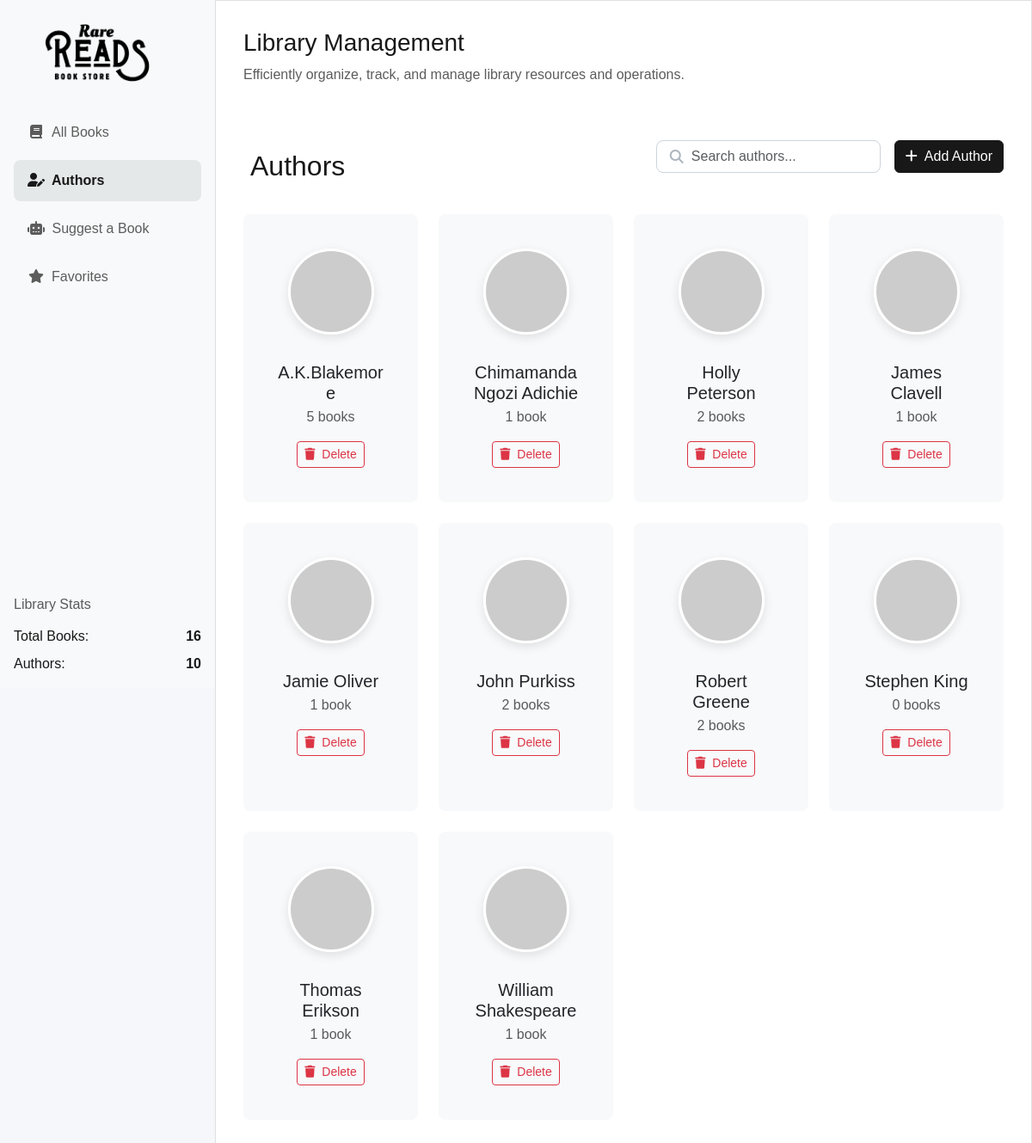
The app's page /authors, older data.
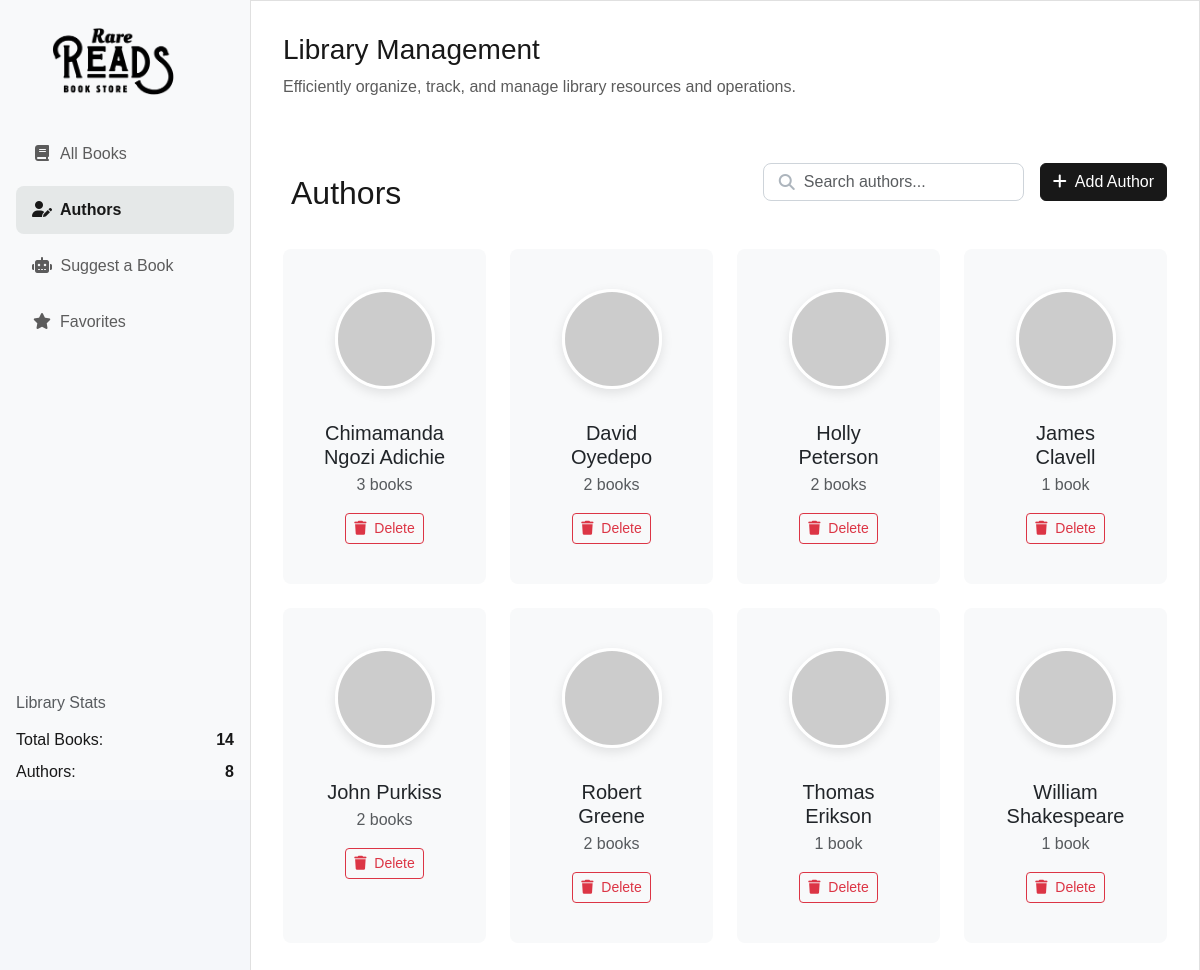
The same page, newer data.
### data_models.py (models this page shows, shortened)
class Author(db.Model):
    __tablename__ = 'authors'
    id = db.Column(db.Integer, primary_key=True, autoincrement=True)
    name = db.Column(db.String(100), nullable=False)
    birth_date = db.Column(db.Date, nullable=False)
    date_of_death = db.Column(db.Date, nullable=True)
    books = db.relationship('Book', backref='author', cascade='all, delete-orphan', lazy=True)

### app.py (the view)
@app.route('/authors')
def list_authors():
    page = request.args.get('page', 1, type=int)
    search_query = request.args.get('search', '').strip()
    query = db.select(Author)
    if search_query:
        like_pattern = f"%{search_query}%"
        query = query.filter(Author.name.ilike(like_pattern))
    query = query.order_by(Author.name)
    pagination = db.paginate(query, page=page, per_page=12)
    authors_page = pagination.items
    authors_with_counts = []
    for author in authors_page:
        book_count = len(author.books)
        authors_with_counts.append({
            "id": author.id,
            "name": author.name,
            "book_count": book_count,
            "birth_date": author.birth_date,
            "date_of_death": author.date_of_death
        })
    no_results = search_query and not authors_with_counts
    return render_template(
        'authors.html',
        authors=authors_with_counts,
        pagination=pagination,
        search=search_query,
        no_results=no_results
    )

### app.py (called while the page is built)
@app.context_processor
def inject_current_year():
    return {'current_year': datetime.now().year}

@app.context_processor
def inject_counts():
    return {
        'total_books_count': Book.query.count(),
        'total_authors_count': Author.query.count()
    }

### templates/authors.html (shortened to what this page needs)
{% extends "base.html" %}
{% block content %}
            <div class="d-flex justify-content-between align-items-center mb-4">
                <h2 class="mb-0">
                    Authors
                </h2>
                <div class="d-flex gap-3">
                    <div class="search-container">
                        <form method="get" action="/authors" class="search-bar">
                            <i class="fas fa-search search-icon"></i>
                            <input type="text" name="search" class="form-control"
                                   placeholder="Search authors..." value="{{ search_query }}">
                        </form>
                    </div>
                    <a href="/add_author" class="btn btn-primary mb-4">
                        <i class="fas fa-plus me-2"></i>Add Author
                    </a>
                </div>
            </div>
            {% if authors %}
                <div class="row row-cols-1 row-cols-md-2 row-cols-lg-3 row-cols-xl-4 g-4">
                    {% for author in authors %}
                        <div class="col">
                            <div class="card author-card h-100">
                                <div class="card-body">
                                    <div class="position-relative mb-3">
                                        {% if author.photo %}
                                            <img src="{{ author.photo }}" alt="{{ author.name }}" class="author-img">
                                        {% else %}
                                            <img src="https://ui-avatars.com/api/?name={{ author.name|urlencode }}&background=random&size=100"
                                                 alt="{{ author.name }}" class="author-img">
                                        {% endif %}
                                    </div>
                                    <h5 class="card-title mb-1">{{ author.name }}</h5>
                                    <p class="text-muted mb-3">
                                        {{ author.book_count }} book{% if author.book_count != 1 %}s{% endif %}
                                    </p>
                                    <div class="d-flex justify-content-center gap-2">
                                        <form action="/author/{{ author.id }}/delete" method="POST" class="d-inline">
                                            <button type="submit" class="btn btn-sm btn-outline-danger"
                                                    onclick="return confirm('Are you sure you want to delete this author and ALL their books?')">
                                                <i class="fas fa-trash me-1"></i> Delete
                                            </button>
                                        </form>
                                    </div>
                                </div>
                            </div>
                        </div>
                    {% endfor %}
                </div>
            {% endif %}
{% endblock %}

### templates/base.html (shortened to what this page needs)
<!DOCTYPE html>
<html lang="en">
<head>
    <link href="https://cdn.jsdelivr.net/npm/bootstrap@5.3.0/dist/css/bootstrap.min.css" rel="stylesheet">
    <link rel="stylesheet" href="https://cdnjs.cloudflare.com/ajax/libs/font-awesome/6.4.0/css/all.min.css"/>
    <link rel="stylesheet" href="{{ url_for('static', filename='style.css') }}">
</head>
<body>
    <div class="app-container">
        <div class="sidebar d-none d-md-block">
            <div class="d-flex flex-column h-100">
                <h4 class="mb-4 text-primary">
                    <img src="{{ url_for('static', filename='images/logo.png') }}"
                         alt="Company Logo" class="me-2" style="height: 90px; width: auto;">
                </h4>
                <ul class="nav nav-pills flex-column mb-4">
                    <li class="nav-item">
                        <a href="/" class="nav-link {% if request.path == '/' %}active{% endif %}">
                            <i class="fas fa-book me-2"></i>All Books
                        </a>
                    </li>
                    <li class="nav-item">
                        <a href="/authors" class="nav-link {% if request.path == '/authors' %}active{% endif %}">
                            <i class="fas fa-user-pen me-2"></i>Authors
                        </a>
                    </li>
                    <li class="nav-item">
                        <a class="nav-link {% if request.path == '/suggest-book' %}active{% endif %}" href="{{ url_for('suggest_book') }}">
                            <i class="fas fa-robot me-1"></i> Suggest a Book
                        </a>
                    </li>
                    <li class="nav-item">
                        <a class="nav-link {% if request.path == '/favorite-books' %}active{% endif %}" href="{{ url_for('favorite_books') }}">
                            <i class="fas fa-star me-2"></i>Favorites
                        </a>
                    </li>
                </ul>
                <div class="mt-auto">
                    <h6 class="text-muted mb-3">Library Stats</h6>
                    <div class="d-flex justify-content-between mb-2">
                        <span>Total Books:</span>
                        <span class="fw-bold">{{ total_books_count }}</span>
                    </div>
                    <div class="d-flex justify-content-between">
                        <span>Authors:</span>
                        <span class="fw-bold">{{ total_authors_count }}</span>
                    </div>
                </div>
            </div>
        </div>
        <div class="main-content">
            <div class="library-management mb-4">
                <h3>Library Management</h3>
                <p>Efficiently organize, track, and manage library resources and operations.</p>
            </div>
            {% block content %}{% endblock %}
        </div>
    </div>
</body>
</html>

### static/style.css (style rules this page uses)
:root { --primary: #181818; --primary-dark: #000000; --secondary: #5C5C5C; --success: #28a745; --danger: #dc3545; --light: #f8f9fa; --dark: #343a40; --border-radius: 0.5rem; --box-shadow: 0 4px 12px rgba(0, 0, 0, 0.1); --box-shadow2: 0 1px 10px rgba(0, 0, 0, 0.1); --transition: all 0.3s ease; --link-active: #e5e8e8; --link-hover: #e5e8e8; }
body { font-family: sans-serif; color: var(--primary); background-color: #f5f7fa; }
.app-container { display: flex; min-height: 100vh; }
.sidebar { width: 250px; height: 100vh; position: sticky; top: 0; padding: 1.5rem; transition: var(--transition); }
.library-management p { color: var(--secondary); margin-bottom: 4rem; }
.main-content { flex: 1; padding: 2rem; overflow-y: auto; margin: 0rem; background: white; border: 0.5px solid #e0e0e0; border-color: #e0e0e0; }
.nav-pills .nav-link { border-radius: var(--border-radius); margin-bottom: 0.5rem; padding: 0.75rem 1rem; color: var(--secondary); transition: var(--transition); }
.nav-pills .nav-link.active { background-color: var(--link-active); color: var(--primary); font-weight: 600; }
.nav-pills .nav-link i { margin-right: 0.5rem; width: 20px; text-align: center; }
.search-container { max-width: 350px; }
.search-bar { position: relative; }
.search-bar .form-control { padding-left: 2.5rem; border-radius: var(--border-radius); border: 1px solid #ced4da; transition: var(--transition); }
.search-bar .search-icon { position: absolute; left: 1rem; top: 50%; transform: translateY(-50%); color: #adb5bd; }
.card { border: none; border-radius: var(--border-radius); transition: var(--transition); background-color: var(--light); }
.author-card { text-align: center; padding: 1.5rem; }
.author-img { width: 100px; height: 100px; object-fit: cover; border-radius: 50%; border: 3px solid white; box-shadow: var(--box-shadow); margin: 0 auto 1rem; }
.btn-primary { background-color: var(--primary); border-color: var(--primary); }
.app-container { display: flex; flex-direction: row; min-height: 100vh; }
.sidebar { width: 250px; padding: 1rem; background-color: #f8f9fa; }
.main-content { flex-grow: 1; padding: 2rem; }

Row changes from the older to the newer data that the page shows:
removed Author: name "A.K.Blakemore", book_count "5", shows "s"
removed Author: name "Jamie Oliver", book_count "1"
removed Author: name "Stephen King", book_count "0", shows "s"
changed Author "Chimamanda Ngozi Adichie": book_count "1" → "3"; now shows "s"
added Author: name "David Oyedepo", book_count "2", shows "s"
Text that changed along with them:
{{ total_books_count }}: "16" → "14"
{{ total_authors_count }}: "10" → "8"
